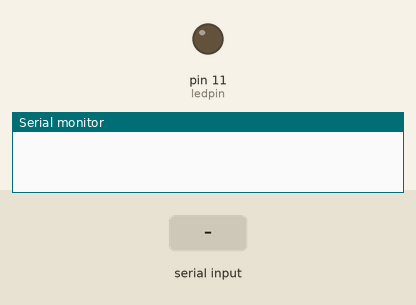
Recording of a sketch running on a simulated Arduino Uno, built with avr-gcc and run on an emulated ATmega328P. Parts: output pins drawn as LEDs (lit = HIGH), the last lines printed to the serial monitor. The test bench sets the inputs (shaded band).

Above: at 1.2 s.
1.3 s: "1" received over Serial
At 2.5 s:
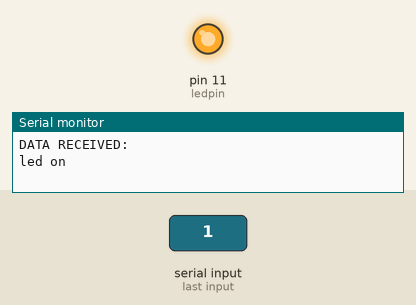
2.8 s: "0" received over Serial
At 3.9 s:
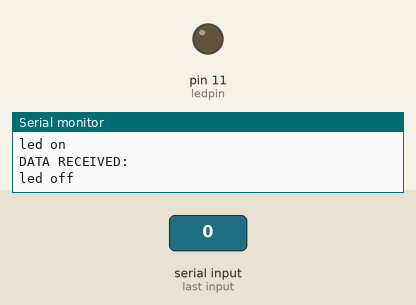
Timing chart, 0 to 5.8 s (numbered marks = the images above; inputs shaded):
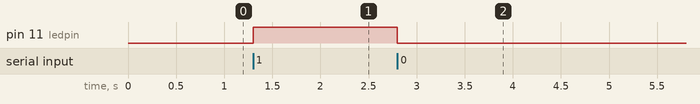

The sketch:

lesson_7.2_Bluetooth.ino
```cpp
/*
 keyestudio Mini Tank Robot v2.0
 lesson 7.2
 Bluetooth
 http://www.keyestudio.com
*/
int ledpin=11;
void setup()
{Serial.begin(9600);
 pinMode(ledpin,OUTPUT);
}
void loop()
{ int i;
  if (Serial.available())
  {i=Serial.read();
    Serial.println("DATA RECEIVED:");
    if(i=='1')
    { digitalWrite(ledpin,1);
      Serial.println("led on");
    }
    if(i=='0')
    { digitalWrite(ledpin,0);
      Serial.println("led off");
}}}//*******************************************
```

Measured:
- after the input at 1.3 s, pin 11 (ledpin): LOW → HIGH at once
- after the input at 2.8 s, pin 11 (ledpin): HIGH → LOW at once
